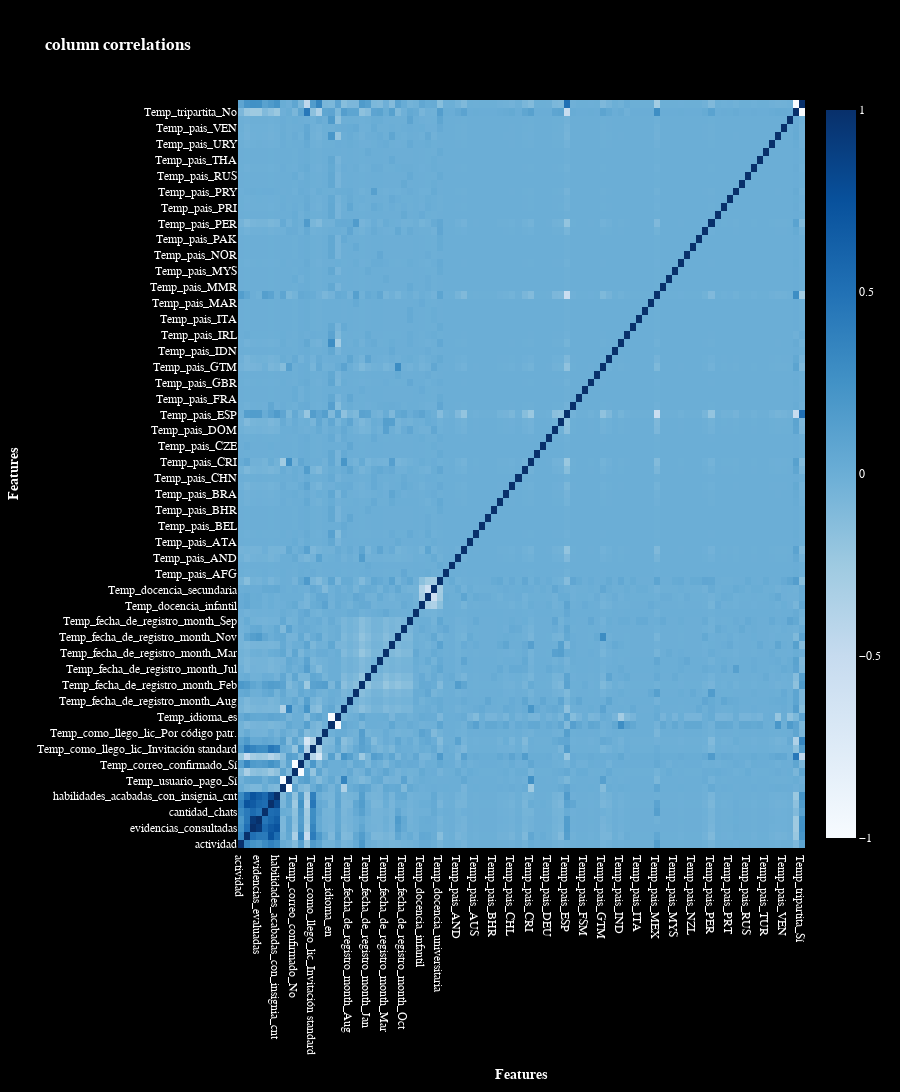

The notebook cell saved with this chart:
### Code cell
trace1=go.Heatmap(
    x=df_pred_lr_corr.columns.tolist(),
    y=df_pred_lr_corr.index.tolist(),
    z=z,
    colorscale=px.colors.sequential.Blues
)

data=[trace1]

layout=go.Layout(
    title='<b>column correlations<b>',
    height=1200,
    plot_bgcolor='#000000',
    paper_bgcolor='#000000',
    font=dict(
        family='Segoe UI',
        color='#ffffff'
    ),
    xaxis=dict(
        title='<b>Features<b>'
    ),
    yaxis=dict(
        title='<b>Features<b>'
    )
)

figure = go.Figure(data=data, layout=layout)

ply.iplot(figure)

### Figure 1 — Plotly figure (JSON) as saved in the notebook; plotly's stock layout.template omitted (floating-point values rounded to 4 significant figures; data arrays with more than 128 entries replaced by an {"elided": "..."} marker saying what was removed)
{"data": [{"colorscale": [[0, "rgb(247,251,255)"], [0.125, "rgb(222,235,247)"], [0.25, "rgb(198,219,239)"], [0.375, "rgb(158,202,225)"], [0.5, "rgb(107,174,214)"], [0.625, "rgb(66,146,198)"], [0.75, "rgb(33,113,181)"], [0.875, "rgb(8,81,156)"], [1, "rgb(8,48,107)"]], "type": "heatmap", "x": ["actividad", "reputacion", "evidencias_consultadas", "evidencias_evaluadas", "cantidad_chats", "habilidades_completadas", "habilidades_acabadas_con_insignia_cnt", "Temp_usuario_pago_No", "Temp_usuario_pago_Sí", "Temp_correo_confirmado_No", "Temp_correo_confirmado_Sí", "Temp_como_llego_lic_", "Temp_como_llego_lic_Invitación standard", "Temp_como_llego_lic_Invitado a TGP", "Temp_como_llego_lic_Por código patr.", "Temp_idioma_en", "Temp_idioma_es", "Temp_fecha_de_registro_month_Apr", "Temp_fecha_de_registro_month_Aug", "Temp_fecha_de_registro_month_Dec", "Temp_fecha_de_registro_month_Feb", "Temp_fecha_de_registro_month_Jan", "Temp_fecha_de_registro_month_Jul", "Temp_fecha_de_registro_month_Jun", "Temp_fecha_de_registro_month_Mar", "Temp_fecha_de_registro_month_May", "Temp_fecha_de_registro_month_Nov", "Temp_fecha_de_registro_month_Oct", "Temp_fecha_de_registro_month_Sep", "Temp_docencia_", "Temp_docencia_infantil", "Temp_docencia_primaria", "Temp_docencia_secundaria", "Temp_docencia_universitaria", "Temp_pais_AFG", "Temp_pais_AGO", "Temp_pais_AND", "Temp_pais_ARG", "Temp_pais_ATA", "Temp_pais_AUS", "Temp_pais_BEL", "Temp_pais_BGR", "Temp_pais_BHR", "Temp_pais_BOL", "Temp_pais_BRA", "Temp_pais_CHL", "Temp_pais_CHN", "Temp_pais_COL", "Temp_pais_CRI", "Temp_pais_CUB", "Temp_pais_CZE", "Temp_pais_DEU", "Temp_pais_DOM", "Temp_pais_ECU", "Temp_pais_ESP", "Temp_pais_FIN", "Temp_pais_FRA", "Temp_pais_FSM", "Temp_pais_GBR", "Temp_pais_GRC", "Temp_pais_GTM", "Temp_pais_HND", "Temp_pais_IDN", "Temp_pais_IND", "Temp_pais_IRL", "Temp_pais_ISR", "Temp_pais_ITA", "Temp_pais_KGZ", "Temp_pais_MAR", "Temp_pais_MEX", "Temp_pais_MMR", "Temp_pais_MNG", "Temp_pais_MYS", "Temp_pais_NIC", "Temp_pais_NOR", "Temp_pais_NZL", "Temp_pais_PAK", "Temp_pais_PAN", "Temp_pais_PER", "Temp_pais_PHL", "Temp_pais_PRI", "Temp_pais_PRT", "Temp_pais_PRY", "Temp_pais_ROU", "Temp_pais_RUS", "Temp_pais_SLV", "Temp_pais_THA", "Temp_pais_TUR", "Temp_pais_URY", "Temp_pais_USA", "Temp_pais_VEN", "Temp_pais_VNM", "Temp_tripartita_No", "Temp_tripartita_Sí"], "y": ["actividad", "reputacion", "evidencias_consultadas", "evidencias_evaluadas", "cantidad_chats", "habilidades_completadas", "habilidades_acabadas_con_insignia_cnt", "Temp_usuario_pago_No", "Temp_usuario_pago_Sí", "Temp_correo_confirmado_No", "Temp_correo_confirmado_Sí", "Temp_como_llego_lic_", "Temp_como_llego_lic_Invitación standard", "Temp_como_llego_lic_Invitado a TGP", "Temp_como_llego_lic_Por código patr.", "Temp_idioma_en", "Temp_idioma_es", "Temp_fecha_de_registro_month_Apr", "Temp_fecha_de_registro_month_Aug", "Temp_fecha_de_registro_month_Dec", "Temp_fecha_de_registro_month_Feb", "Temp_fecha_de_registro_month_Jan", "Temp_fecha_de_registro_month_Jul", "Temp_fecha_de_registro_month_Jun", "Temp_fecha_de_registro_month_Mar", "Temp_fecha_de_registro_month_May", "Temp_fecha_de_registro_month_Nov", "Temp_fecha_de_registro_month_Oct", "Temp_fecha_de_registro_month_Sep", "Temp_docencia_", "Temp_docencia_infantil", "Temp_docencia_primaria", "Temp_docencia_secundaria", "Temp_docencia_universitaria", "Temp_pais_AFG", "Temp_pais_AGO", "Temp_pais_AND", "Temp_pais_ARG", "Temp_pais_ATA", "Temp_pais_AUS", "Temp_pais_BEL", "Temp_pais_BGR", "Temp_pais_BHR", "Temp_pais_BOL", "Temp_pais_BRA", "Temp_pais_CHL", "Temp_pais_CHN", "Temp_pais_COL", "Temp_pais_CRI", "Temp_pais_CUB", "Temp_pais_CZE", "Temp_pais_DEU", "Temp_pais_DOM", "Temp_pais_ECU", "Temp_pais_ESP", "Temp_pais_FIN", "Temp_pais_FRA", "Temp_pais_FSM", "Temp_pais_GBR", "Temp_pais_GRC", "Temp_pais_GTM", "Temp_pais_HND", "Temp_pais_IDN", "Temp_pais_IND", "Temp_pais_IRL", "Temp_pais_ISR", "Temp_pais_ITA", "Temp_pais_KGZ", "Temp_pais_MAR", "Temp_pais_MEX", "Temp_pais_MMR", "Temp_pais_MNG", "Temp_pais_MYS", "Temp_pais_NIC", "Temp_pais_NOR", "Temp_pais_NZL", "Temp_pais_PAK", "Temp_pais_PAN", "Temp_pais_PER", "Temp_pais_PHL", "Temp_pais_PRI", "Temp_pais_PRT", "Temp_pais_PRY", "Temp_pais_ROU", "Temp_pais_RUS", "Temp_pais_SLV", "Temp_pais_THA", "Temp_pais_TUR", "Temp_pais_URY", "Temp_pais_USA", "Temp_pais_VEN", "Temp_pais_VNM", "Temp_tripartita_No", "Temp_tripartita_Sí"], "z": {"elided": "94x94 float values"}}], "layout": {"font": {"color": "#ffffff", "family": "Segoe UI"}, "height": 1200, "paper_bgcolor": "#000000", "plot_bgcolor": "#000000", "title": {"text": "<b>column correlations<b>"}, "xaxis": {"title": {"text": "<b>Features<b>"}}, "yaxis": {"title": {"text": "<b>Features<b>"}}}}
